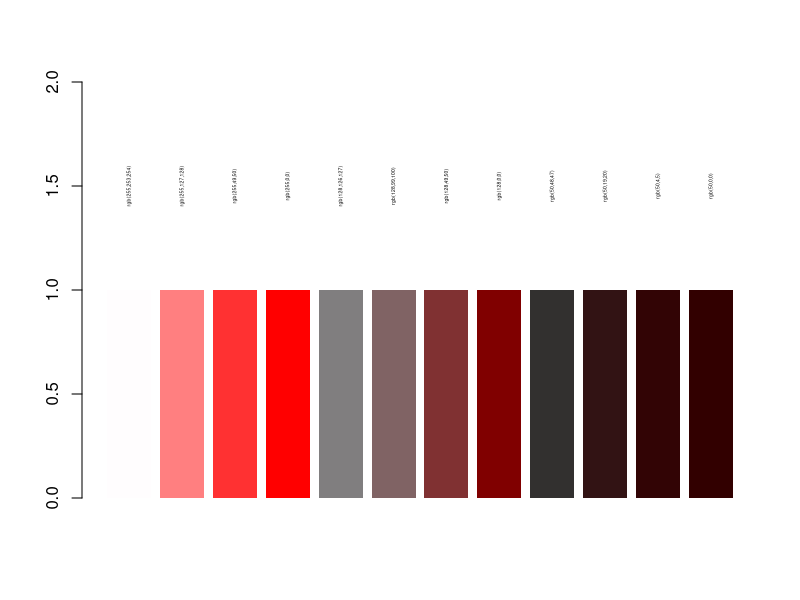
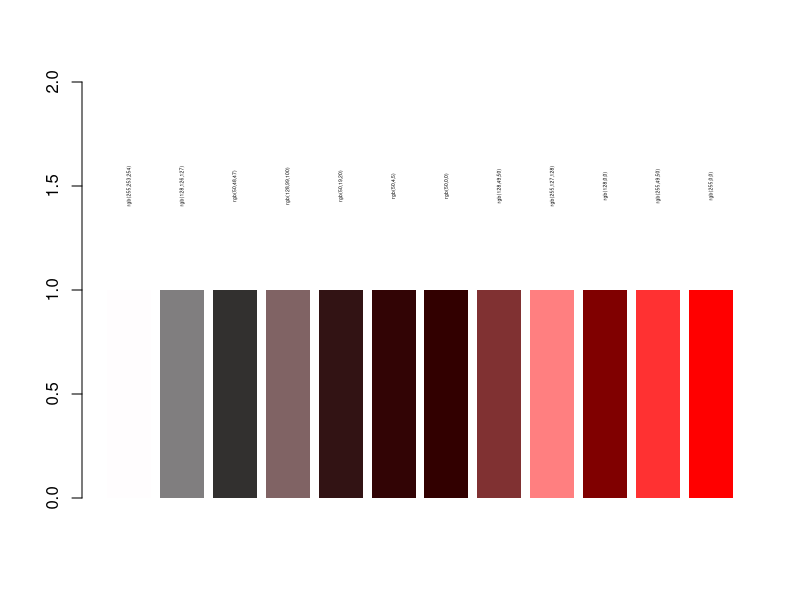
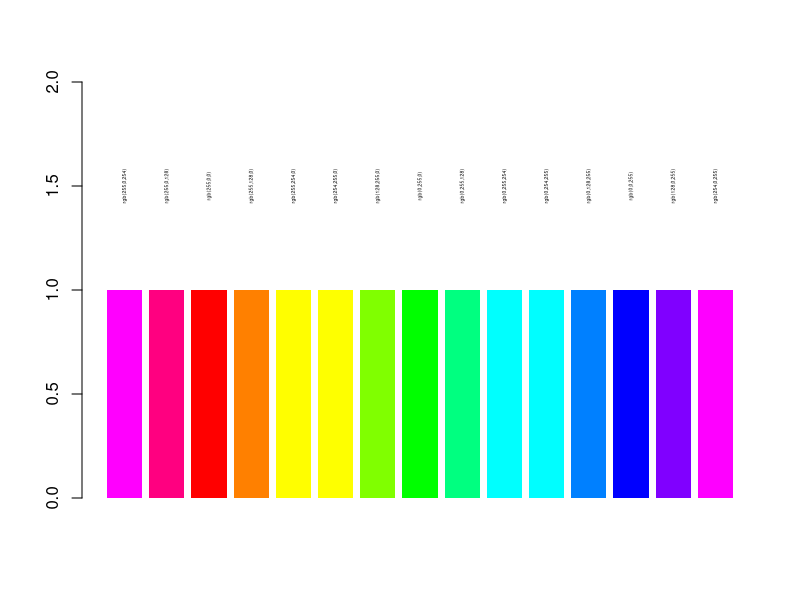
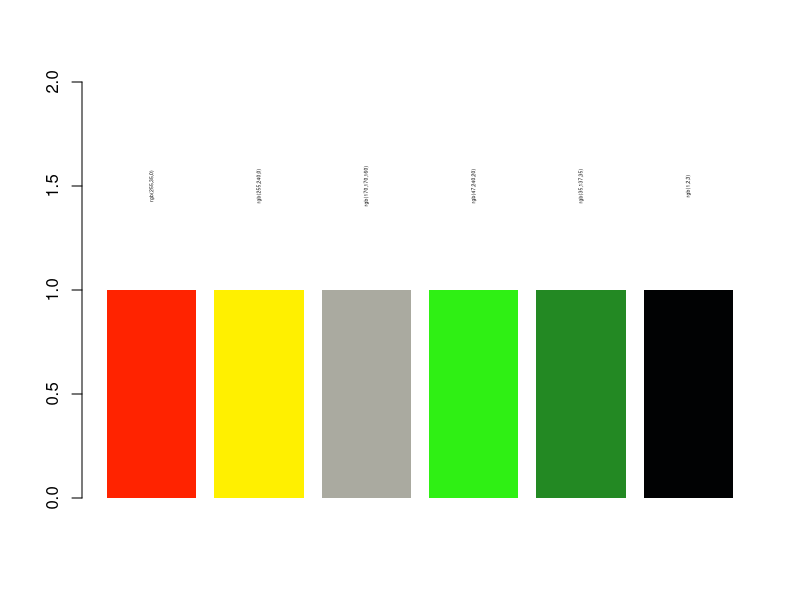
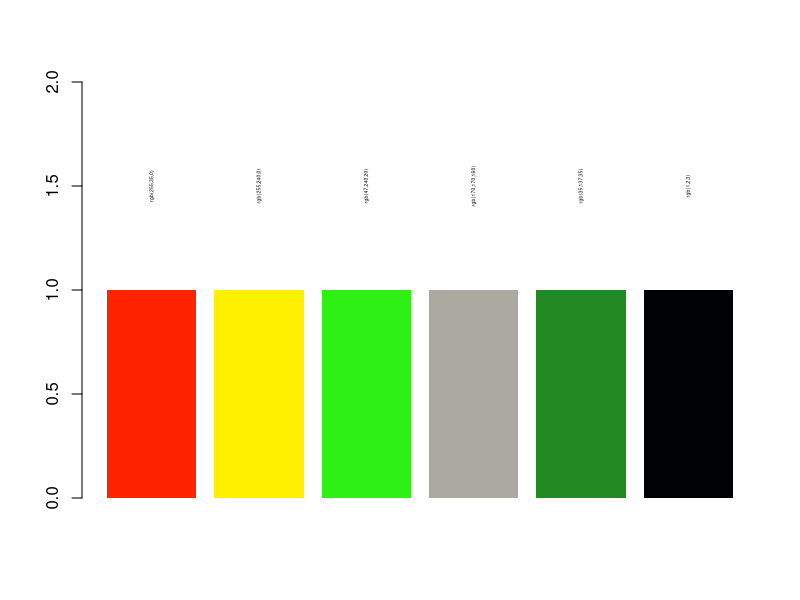
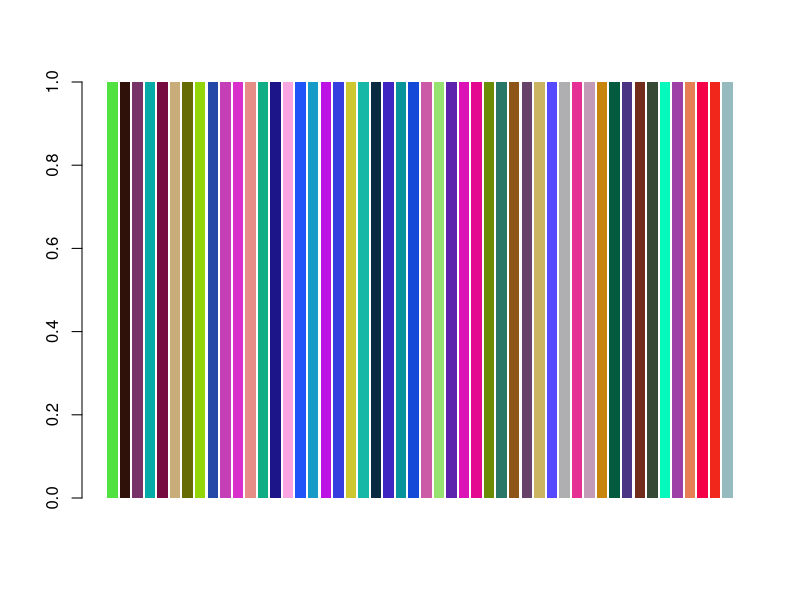
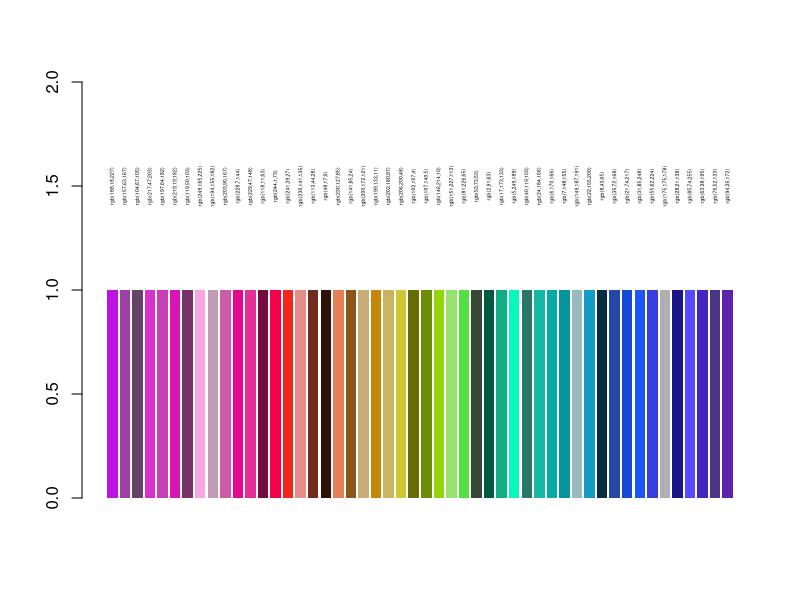

These charts were generated, in order, by the following R code: (Note: this script raises an error after producing the figures.)
## ---- chunk 1
knitr::opts_chunk$set(echo = TRUE)
## ---- chunk 2
library("tidyverse")



draw_cols <-  function(sample_colors, show_labels=TRUE) {
    ncols <- nrow(sample_colors)
    if (show_labels) {
        midpoints <- barplot( rep(1, ncols) , col = rgb(sample_colors[,1:3]/255), ylim=c(0,2), border = NA)
        labels <- apply(sample_colors[, 1:3], 1, FUN=function(x) paste("rgb(", paste(x[1], x[2], x[3], sep=","), ")", sep=""))
	    text(midpoints, 1.5, labels=labels, srt = 90, cex=0.3)
    } else {
        midpoints <- barplot( rep(1, ncols) , col = rgb(sample_colors[,1:3]/255), ylim=c(0,1), border = NA)
    }
}

sample_colors <- tribble(
    ~r,   ~g,  ~b,
    255, 253, 254,
    255, 127, 128,
    255,  49, 50,
    255,   0, 0, 
    128, 126, 127,
    128,  99, 100,
    128,  49, 50,
    128,   0, 0,
     50,  48, 47,
     50,  19, 20,
     50,   4, 5,
     50,   0, 0
    )

hsv
draw_cols(sample_colors)
rojo <- sample_colors$r * .5 - (sample_colors$b * .3 + sample_colors$g * .2)
draw_cols(sample_colors[order(rojo), ])


# RB RR RG GR GG GB BG BB BR
train_colors <- tribble(
    ~red, ~green, ~blue,
    255,    0,    254,  # RB
    255,    0,    128,  # RB-
    255,    0,      0,  # RR
    255,  128,      0,  # RG-
    255,  254,      0,  # RG
    254,  255,      0,  # GR 
    128,  255,      0,  # GR- 
      0,  255,      0,  # GG
      0,  255,    128,  # GB-
      0,  255,    254,  # GB
      0,  254,    255,  # BG
      0,  128,    255,  # BG-
      0,    0,    255,  # BB
    128,    0,    255,   # BR-
    254,    0,    255   # BR
)

train_colors$orden <- 1:nrow(train_colors)
draw_cols(train_colors)

model <- lm(orden ~ red * green * blue, train_colors)

hex_colors <- c("#ff2300", "#fff000", "#aaaaa0", "#2ff014", "#238923", "#010203")
alvaro_colors <- as.data.frame(t(col2rgb(hex_colors)))
alvaro_colors$orden <- predict(model, alvaro_colors)

draw_cols(alvaro_colors)
draw_cols(alvaro_colors[order(alvaro_colors$orden),])


ncolors <- 50
test_colors <- data.frame(red = sample(0:255,ncolors, replace=TRUE), 
                          green = sample(0:255,ncolors, replace=TRUE), 
                          blue = sample(0:255,ncolors, replace=TRUE))

test_colors <- unique(test_colors)

test_colors$lum <- sqrt(.299*test_colors$red^2 + .587*test_colors$green^2 + 0.114*test_colors$blue^2)
hsv <- t(apply(test_colors,1,FUN=function(x) rgb2hsv(x[1], x[2], x[3])))
colnames(hsv) <- c('h', 's', 'v')
test_colors <- cbind(test_colors, hsv)

offset <- .25
start <- 1 - offset

test_colors$h <- ifelse(test_colors$h >= start, test_colors$h - start, test_colors$h + start)

draw_cols(test_colors, show_labels = FALSE)
draw_cols(test_colors[order(test_colors$h),], show_labels = TRUE)


alvaro_colors <- color_data(c("#ff2300", "#fff000", "#aaaaa0", "#2ff014", "#238923", "#010203"))
draw_cols(alvaro_colors, show_labels = TRUE)
draw_cols(alvaro_colors[order(alvaro_colors$h),], show_labels = TRUE)


color_data <- function(hex_colors) {
    
    df_colors <- as.data.frame(t(col2rgb(hex_colors)))

    df_colors$lum <- sqrt(.299*df_colors$red^2 + .587*df_colors$green^2 + 0.114*df_colors$blue^2)
    hsv <- t(apply(df_colors,1,FUN=function(x) rgb2hsv(x[1], x[2], x[3])))
    colnames(hsv) <- c('h', 's', 'v')
    df_colors <- cbind(df_colors, hsv)

    offset <- .25
    start <- 1 - offset

    df_colors$h <- ifelse(df_colors$h >= start, df_colors$h - start, df_colors$h + start)
    df_colors
}


rgb2hsv(186, 81, 153)

repetitions <- 16

test_colors

test_colors$h2 = as.integer(test_colors$h * repetitions)
test_colors$lum2 = as.integer(test_colors$lum * repetitions)
test_colors$v2 = as.integer(test_colors$v * repetitions)

test_colors$v2 <- ifelse(test_colors$h2 %% 2 == 1, repetitions - test_colors$v2, test_colors$v2)
test_colors$lum <- ifelse(test_colors$h2 %% 2 == 1, repetitions - test_colors$lum, test_colors$lum)

test_colors$neworder <- rank(test_colors$h2 * 100 + test_colors$lum * 10 + test_colors$v2)

draw_cols(test_colors, show_labels = FALSE)
draw_cols(test_colors[order(test_colors$h, test_colors$lum),],show_labels = FALSE)


    
## ---- chunk 3
plot(pressure)
